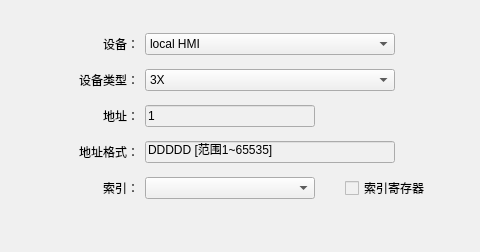
        <widget class="QWidget" name="AddressSubDialogPage">
         <layout class="QVBoxLayout" name="verticalLayout_7">
          <property name="leftMargin">
           <number>0</number>
          </property>
          <property name="topMargin">
           <number>0</number>
          </property>
          <property name="rightMargin">
           <number>0</number>
          </property>
          <property name="bottomMargin">
           <number>0</number>
          </property>
          <item>
           <widget class="QWidget" name="widget_3" native="true">
            <property name="minimumSize">
             <size>
              <width>480</width>
              <height>0</height>
             </size>
            </property>
            <property name="maximumSize">
             <size>
              <width>16777215</width>
              <height>16777215</height>
             </size>
            </property>
            <property name="styleSheet">
             <string notr="true">background-color: rgb(240, 240, 240);</string>
            </property>
            <layout class="QVBoxLayout" name="verticalLayout_6">
             <item>
              <spacer name="verticalSpacer_4">
               <property name="orientation">
                <enum>Qt::Vertical</enum>
               </property>
               <property name="sizeType">
                <enum>QSizePolicy::Fixed</enum>
               </property>
               <property name="sizeHint" stdset="0">
                <size>
                 <width>20</width>
                 <height>20</height>
                </size>
               </property>
              </spacer>
             </item>
             <item>
              <layout class="QHBoxLayout" name="horizontalLayout">
               <item>
                <spacer name="horizontalSpacer_13">
                 <property name="orientation">
                  <enum>Qt::Horizontal</enum>
                 </property>
                 <property name="sizeType">
                  <enum>QSizePolicy::Fixed</enum>
                 </property>
                 <property name="sizeHint" stdset="0">
                  <size>
                   <width>40</width>
                   <height>20</height>
                  </size>
                 </property>
                </spacer>
               </item>
               <item>
                <widget class="QLabel" name="EquipmentLabel">
                 <property name="minimumSize">
                  <size>
                   <width>90</width>
                   <height>30</height>
                  </size>
                 </property>
                 <property name="text">
                  <string>设备：</string>
                 </property>
                 <property name="alignment">
                  <set>Qt::AlignRight|Qt::AlignTrailing|Qt::AlignVCenter</set>
                 </property>
                </widget>
               </item>
               <item>
                <widget class="QComboBox" name="EquipmentNameCombox">
                 <property name="minimumSize">
                  <size>
                   <width>250</width>
                   <height>0</height>
                  </size>
                 </property>
                 <item>
                  <property name="text">
                   <string>local HMI</string>
                  </property>
                 </item>
                 <item>
                  <property name="text">
                   <string>MODBUS TCP/IP</string>
                  </property>
                 </item>
                </widget>
               </item>
               <item>
                <spacer name="horizontalSpacer">
                 <property name="orientation">
                  <enum>Qt::Horizontal</enum>
                 </property>
                 <property name="sizeHint" stdset="0">
                  <size>
                   <width>40</width>
                   <height>20</height>
                  </size>
                 </property>
                </spacer>
               </item>
              </layout>
             </item>
             <item>
              <layout class="QHBoxLayout" name="horizontalLayout_7">
               <item>
                <spacer name="horizontalSpacer_14">
                 <property name="orientation">
                  <enum>Qt::Horizontal</enum>
                 </property>
                 <property name="sizeType">
                  <enum>QSizePolicy::Fixed</enum>
                 </property>
                 <property name="sizeHint" stdset="0">
                  <size>
                   <width>40</width>
                   <height>20</height>
                  </size>
                 </property>
                </spacer>
               </item>
               <item>
                <widget class="QLabel" name="EquipmentTypeLabel">
                 <property name="minimumSize">
                  <size>
                   <width>90</width>
                   <height>30</height>
                  </size>
                 </property>
                 <property name="text">
                  <string>设备类型：</string>
                 </property>
                 <property name="alignment">
                  <set>Qt::AlignRight|Qt::AlignTrailing|Qt::AlignVCenter</set>
                 </property>
                </widget>
               </item>
               <item>
                <widget class="QComboBox" name="EquipmentTypeCombox">
                 <property name="minimumSize">
                  <size>
                   <width>250</width>
                   <height>0</height>
                  </size>
                 </property>
                 <item>
                  <property name="text">
                   <string>3X</string>
                  </property>
                 </item>
                 <item>
                  <property name="text">
                   <string>3X_Double</string>
                  </property>
                 </item>
                 <item>
                  <property name="text">
                   <string>4X</string>
                  </property>
                 </item>
                 <item>
                  <property name="text">
                   <string>4X_Double</string>
                  </property>
                 </item>
                 <item>
                  <property name="text">
                   <string>5X</string>
                  </property>
                 </item>
                 <item>
                  <property name="text">
                   <string>6X</string>
                  </property>
                 </item>
                 <item>
                  <property name="text">
                   <string>4X_String_Central_Europe</string>
                  </property>
                 </item>
                 <item>
                  <property name="text">
                   <string>4X_string_Central_Europe</string>
                  </property>
                 </item>
                </widget>
               </item>
               <item>
                <spacer name="horizontalSpacer_10">
                 <property name="orientation">
                  <enum>Qt::Horizontal</enum>
                 </property>
                 <property name="sizeHint" stdset="0">
                  <size>
                   <width>40</width>
                   <height>20</height>
                  </size>
                 </property>
                </spacer>
               </item>
              </layout>
             </item>
             <item>
              <layout class="QHBoxLayout" name="horizontalLayout_6">
               <item>
                <spacer name="horizontalSpacer_15">
                 <property name="orientation">
                  <enum>Qt::Horizontal</enum>
                 </property>
                 <property name="sizeType">
                  <enum>QSizePolicy::Fixed</enum>
                 </property>
                 <property name="sizeHint" stdset="0">
                  <size>
                   <width>40</width>
                   <height>20</height>
                  </size>
                 </property>
                </spacer>
               </item>
               <item>
                <widget class="QLabel" name="AddrLabel">
                 <property name="minimumSize">
                  <size>
                   <width>90</width>
                   <height>30</height>
                  </size>
                 </property>
                 <property name="text">
                  <string>地址：</string>
                 </property>
                 <property name="alignment">
                  <set>Qt::AlignRight|Qt::AlignTrailing|Qt::AlignVCenter</set>
                 </property>
                </widget>
               </item>
               <item>
                <widget class="QLineEdit" name="AddrLineEdit">
                 <property name="minimumSize">
                  <size>
                   <width>170</width>
                   <height>0</height>
                  </size>
                 </property>
                 <property name="maximumSize">
                  <size>
                   <width>170</width>
                   <height>16777215</height>
                  </size>
                 </property>
                 <property name="text">
                  <string>1</string>
                 </property>
                </widget>
               </item>
               <item>
                <spacer name="horizontalSpacer_11">
                 <property name="orientation">
                  <enum>Qt::Horizontal</enum>
                 </property>
                 <property name="sizeHint" stdset="0">
                  <size>
                   <width>40</width>
                   <height>20</height>
                  </size>
                 </property>
                </spacer>
               </item>
              </layout>
             </item>
             <item>
              <layout class="QHBoxLayout" name="horizontalLayout_5">
               <item>
                <spacer name="horizontalSpacer_16">
                 <property name="orientation">
                  <enum>Qt::Horizontal</enum>
                 </property>
                 <property name="sizeType">
                  <enum>QSizePolicy::Fixed</enum>
                 </property>
                 <property name="sizeHint" stdset="0">
                  <size>
                   <width>40</width>
                   <height>20</height>
                  </size>
                 </property>
                </spacer>
               </item>
               <item>
                <widget class="QLabel" name="AddrFormatLabel">
                 <property name="minimumSize">
                  <size>
                   <width>90</width>
                   <height>30</height>
                  </size>
                 </property>
                 <property name="text">
                  <string>地址格式：</string>
                 </property>
                 <property name="alignment">
                  <set>Qt::AlignRight|Qt::AlignTrailing|Qt::AlignVCenter</set>
                 </property>
                </widget>
               </item>
               <item>
                <widget class="QLineEdit" name="AddrFormatLineEdit">
                 <property name="minimumSize">
                  <size>
                   <width>250</width>
                   <height>0</height>
                  </size>
                 </property>
                 <property name="text">
                  <string>DDDDD [范围1~65535]</string>
                 </property>
                </widget>
               </item>
               <item>
                <spacer name="horizontalSpacer_12">
                 <property name="orientation">
                  <enum>Qt::Horizontal</enum>
                 </property>
                 <property name="sizeHint" stdset="0">
                  <size>
                   <width>40</width>
                   <height>20</height>
                  </size>
                 </property>
                </spacer>
               </item>
              </layout>
             </item>
             <item>
              <layout class="QHBoxLayout" name="horizontalLayout_8">
               <item>
                <spacer name="horizontalSpacer_18">
                 <property name="orientation">
                  <enum>Qt::Horizontal</enum>
                 </property>
                 <property name="sizeType">
                  <enum>QSizePolicy::Fixed</enum>
                 </property>
                 <property name="sizeHint" stdset="0">
                  <size>
                   <width>40</width>
                   <height>20</height>
                  </size>
                 </property>
                </spacer>
               </item>
               <item>
                <widget class="QLabel" name="IndexRegisterLabel">
                 <property name="minimumSize">
                  <size>
                   <width>90</width>
                   <height>30</height>
                  </size>
                 </property>
                 <property name="text">
                  <string>索引：</string>
                 </property>
                 <property name="alignment">
                  <set>Qt::AlignRight|Qt::AlignTrailing|Qt::AlignVCenter</set>
                 </property>
                </widget>
               </item>
               <item>
                <widget class="QComboBox" name="IndexRegisterCombox">
                 <property name="minimumSize">
                  <size>
                   <width>170</width>
                   <height>0</height>
                  </size>
                 </property>
                </widget>
               </item>
               <item>
                <spacer name="horizontalSpacer_17">
                 <property name="orientation">
                  <enum>Qt::Horizontal</enum>
                 </property>
                 <property name="sizeType">
                  <enum>QSizePolicy::Expanding</enum>
                 </property>
                 <property name="sizeHint" stdset="0">
                  <size>
                   <width>20</width>
                   <height>20</height>
                  </size>
                 </property>
                </spacer>
               </item>
               <item>
                <widget class="QCheckBox" name="IndexRegisterCheckbox">
                 <property name="text">
                  <string>索引寄存器</string>
                 </property>
                </widget>
               </item>
               <item>
                <spacer name="horizontalSpacer_19">
                 <property name="orientation">
                  <enum>Qt::Horizontal</enum>
                 </property>
                 <property name="sizeType">
                  <enum>QSizePolicy::Fixed</enum>
                 </property>
                 <property name="sizeHint" stdset="0">
                  <size>
                   <width>40</width>
                   <height>20</height>
                  </size>
                 </property>
                </spacer>
               </item>
              </layout>
             </item>
             <item>
              <spacer name="verticalSpacer_3">
               <property name="orientation">
                <enum>Qt::Vertical</enum>
               </property>
               <property name="sizeHint" stdset="0">
                <size>
                 <width>20</width>
                 <height>40</height>
                </size>
               </property>
              </spacer>
             </item>
            </layout>
           </widget>
          </item>
         </layout>
        </widget>
